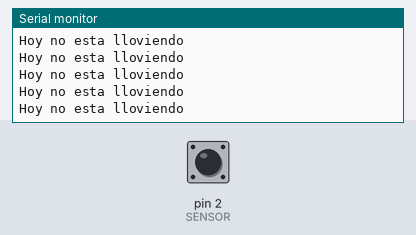
The sketch below on a simulated Arduino Uno, built with avr-gcc and run on an emulated ATmega328P. Shown: the last lines printed to the serial monitor. The inputs (shaded band) are chosen by the test bench; at power-on: pin 2 (SENSOR) HIGH.

Above: at 1.2 s.
1.3 s: pin 2 (SENSOR) driven LOW
At 2.2 s:
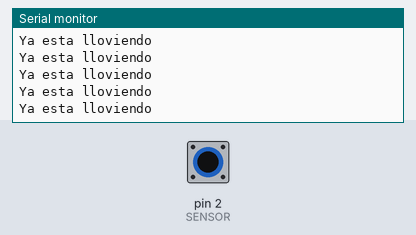
3.3 s: pin 2 (SENSOR) pulsed HIGH 2 times (0.12 s each, 0.3 s apart)
6.9 s: pin 2 (SENSOR) driven HIGH
At 7.7 s:
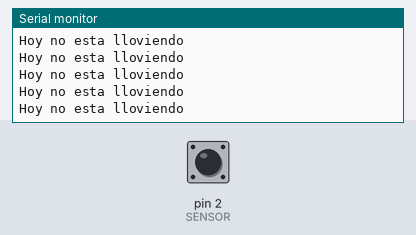
9.9 s: pin 2 (SENSOR) driven LOW
At 10.6 s:
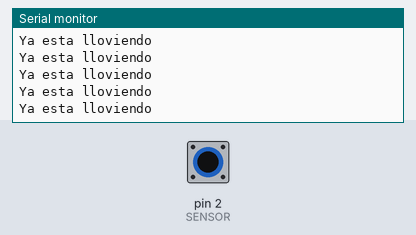
12.9 s: pin 2 (SENSOR) driven HIGH
At 13.6 s:
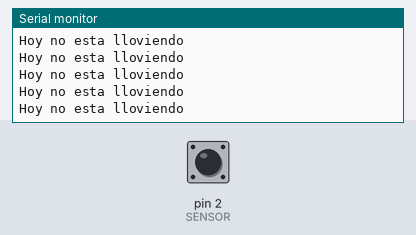
15.9 s: pin 2 (SENSOR) driven LOW
At 16.9 s:
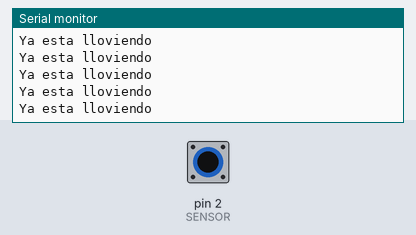

Measured:
- after the input at 1.3 s, the serial monitor: prints a new line after 0.09 s (image 1)
- after the input at 6.9 s, the serial monitor: prints a new line after 0.08 s (image 2)

The sketch:

SensorLluvia.ino
```cpp
#define SENSOR 2
byte v_sensor = 1;
void setup() {
  Serial.begin(9600);
  pinMode(SENSOR, INPUT);
  // put your setup code here, to run once:

}

void loop() {
  v_sensor = digitalRead(SENSOR);

  if(v_sensor == 0) {
  Serial.println("Ya esta lloviendo");
  }else{
    Serial.println("Hoy no esta lloviendo");
  }
}
```
